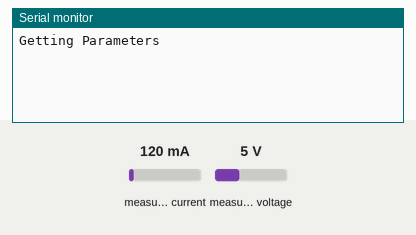
The sketch below on a simulated ESP8266 (NodeMCU). On the bench: the last lines printed to the serial monitor. The inputs (shaded band) are chosen by the test bench; at power-on: measured current 120 mA, measured voltage 5 V.

Above: at 1.2 s.
1.3 s: measured current set to 40 mA
At 2.4 s:
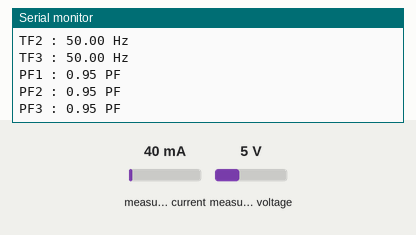
3.1 s: measured voltage set to 0.3 V
At 3.9 s:
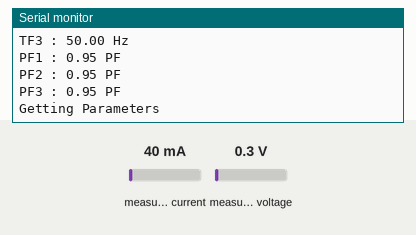
4.6 s: measured current set to 500 mA
At 4.6 s:
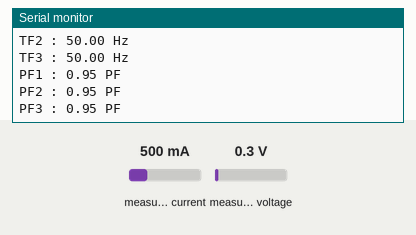
Timing chart, 0 to 7.6 s (numbered marks = the images above; inputs shaded):
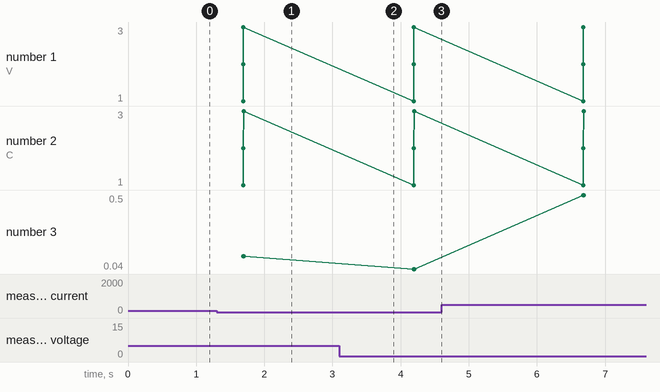

The sketch:

PZEM_New.ino
```cpp
#include <PZEM004Tv30.h>
#include <Wire.h>

// ----------------------------------------------------------------------------------------------------------------------------------------------------------

//PZEM004Tv30 pzem(8, 9);  // Software Serial pin 8 (RX) & 9 (TX)

// L1 Phase Parameters ==============================================================================================================================================================

float V_L1;   // L1 Voltage
float A_L1;   // L1 Current
float TP_L1;  // L1 True Power
float AP_L1;  // L1 Apparent Power
float RP_L1;  // L1 Reactive Power
float TE_L1;  // L1 Total Energy
float TF_L1;  // L1 Frequency
float PF_L1;  // L1 Power Factor

// L2 Phase Parameters ==============================================================================================================================================================

float V_L2;   // L2 Voltage
float A_L2;   // L2 Current
float TP_L2;  // L2 True Power
float AP_L2;  // L2 Apparent Power
float RP_L2;  // L2 Reactive Power
float TE_L2;  // L2 Total Energy
float TF_L2;  // L2 Frequency
float PF_L2;  // L2 Power Factor

// L3 Phase Parameters ===============================================================================================================================================================

float V_L3;   // L3 Voltage
float A_L3;   // L3 Current
float TP_L3;  // L3 True Power
float AP_L3;  // L3 Apparent Power
float RP_L3;  // L3 Reactive Power
float TE_L3;  // L3 Total Energy
float TF_L3;  // L3 Frequency
float PF_L3;  // L3 Power Factor

// 3 Phase Aggregated Parameters ======================================================================================================================================================

// float TTP;      // Total True Power
// float TAP;      // Total Apparent Power
// float TRP;      // Total Reactive Power
// float TPF;      // Total Power Factor
// float TF;       // Total Frequency
// float KWH;      // Total Kwh

// Line to Line Voltages ==============================================================================================================================================================

// float LV_12;    // L1-L2 Voltages
// float LV_23;    // L2-L3 Voltages
// float LV_31;    // L3-L1 Voltages

// ----------------------------------------------------------------------------------------------------------------------------------------------------------

void setup() {
  Serial.begin(9600);
  pinMode(12, INPUT);
  pinMode(13, INPUT);

}

// ----------------------------------------------------------------------------------------------------------------------------------------------------------

void loop() {
  Serial.println("Getting Parameters");
  EA1();
  delay(500);
  EA2();
  delay(500);
  EA3();
  delay(500);
  print_data();
  delay(500);
}

// ----------------------------------------------------------------------------------------------------------------------------------------------------------

void EA1() {

  // PZEM004Tv30 pzem(2, 3);
  PZEM004Tv30 pzem(D3, D4);

  V_L1 = pzem.voltage();

  A_L1 = pzem.current();

  PF_L1 = pzem.pf();

  TE_L1 = pzem.energy();

  TF_L1 = pzem.frequency();

  TP_L1 = pzem.power();

  AP_L1 = TP_L1 / PF_L1;

  RP_L1 = sqrt(sq(AP_L1)-sq(TP_L1));

}

// ----------------------------------------------------------------------------------------------------------------------------------------------------------

void EA2() {

  // PZEM004Tv30 pzem(4, 5);
  PZEM004Tv30 pzem(14, 15);

  V_L2 = pzem.voltage();

  A_L2 = pzem.current();

  PF_L2 = pzem.pf();

  TE_L2 = pzem.energy();

  TF_L2 = pzem.frequency();

  TP_L2 = pzem.power();

  AP_L2 = TP_L2 / PF_L2;

  RP_L2 = sqrt(sq(AP_L2)-sq(TP_L2));

}

// ----------------------------------------------------------------------------------------------------------------------------------------------------------

void EA3() {

  // PZEM004Tv30 pzem(6, 7);

  PZEM004Tv30 pzem(18, 19);

  V_L3 = pzem.voltage();

  A_L3 = pzem.current();

  PF_L3 = pzem.pf();

  TE_L3 = pzem.energy();

  TF_L3 = pzem.frequency();

  TP_L3 = pzem.power();

  AP_L3 = TP_L3 / PF_L3;

  RP_L3 = sqrt(sq(AP_L3)-sq(TP_L3));

}

// ----------------------------------------------------------------------------------------------------------------------------------------------------------

void print_data() {

  Serial.print("V1 : ");      Serial.print(V_L1);      Serial.println(" V");
  Serial.print("V2 : ");      Serial.print(V_L2);      Serial.println(" V");
  Serial.print("V3 : ");      Serial.print(V_L3);      Serial.println(" V");

  Serial.print("C1 : ");      Serial.print(A_L1);      Serial.println(" A");
  Serial.print("C2 : ");      Serial.print(A_L2);      Serial.println(" A");
  Serial.print("C3 : ");      Serial.print(A_L3);      Serial.println(" A");

  Serial.print("TP1 : ");     Serial.print(TP_L1);     Serial.println(" W");
  Serial.print("TP2 : ");     Serial.print(TP_L2);     Serial.println(" W");
  Serial.print("TP3 : ");     Serial.print(TP_L3);     Serial.println(" W");

  Serial.print("AP1 : ");     Serial.print(AP_L1);     Serial.println(" W");
  Serial.print("AP2 : ");     Serial.print(AP_L2);     Serial.println(" W");
  Serial.print("AP3 : ");     Serial.print(AP_L3);     Serial.println(" W");

  Serial.print("RP1 : ");     Serial.print(RP_L1);     Serial.println(" W");
  Serial.print("RP2 : ");     Serial.print(RP_L2);     Serial.println(" W");
  Serial.print("RP3 : ");     Serial.print(RP_L3);     Serial.println(" W");

  Serial.print("TE1 : ");     Serial.print(TE_L1);     Serial.println(" KWH");
  Serial.print("TE2 : ");     Serial.print(TE_L2);     Serial.println(" KWH");
  Serial.print("TE3 : ");     Serial.print(TE_L3);     Serial.println(" KWH");

  Serial.print("TF1 : ");     Serial.print(TF_L1);     Serial.println(" Hz");
  Serial.print("TF2 : ");     Serial.print(TF_L2);     Serial.println(" Hz");
  Serial.print("TF3 : ");     Serial.print(TF_L3);     Serial.println(" Hz");

  Serial.print("PF1 : ");     Serial.print(PF_L1);     Serial.println(" PF");
  Serial.print("PF2 : ");     Serial.print(PF_L2);     Serial.println(" PF");
  Serial.print("PF3 : ");     Serial.print(PF_L3);     Serial.println(" PF");

}
```

Measured:
- plotted number 3: 0.04 → 0.5 after the input at 4.6 s
